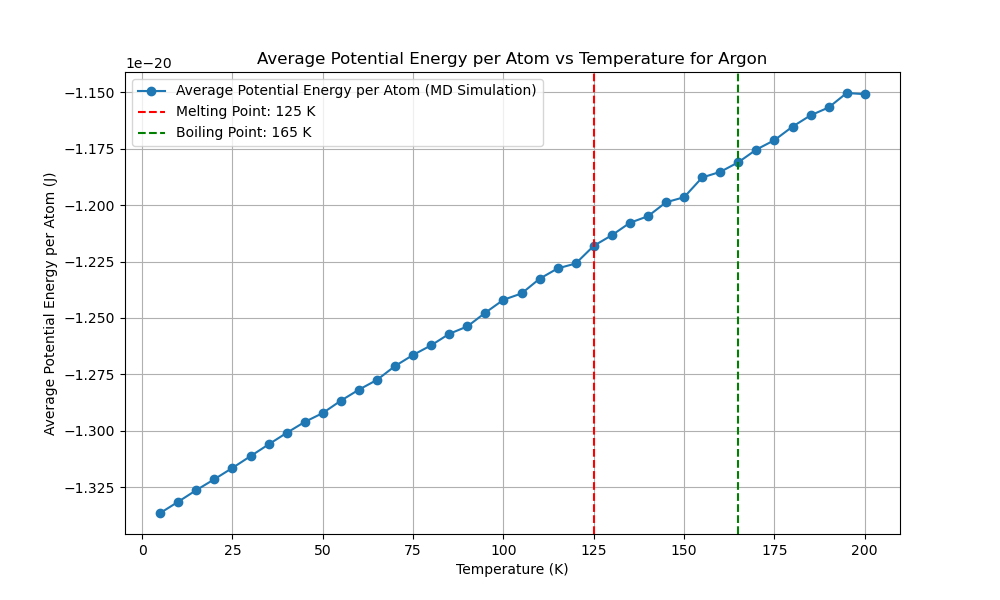

The Python source for this figure:
import numpy as np
import matplotlib.pyplot as plt
from scipy.optimize import minimize
from multiprocessing import Pool
import time
from reportlab.lib.pagesizes import letter
from reportlab.pdfgen import canvas
from tqdm import tqdm
from numba import njit, prange
import logging
import os

# Get the directory of the current script
script_dir = os.path.dirname(os.path.abspath(__file__))
script_base_name = os.path.splitext(os.path.basename(__file__))[0]

# Set up logging with the script's base name and directory
log_file_path = os.path.join(script_dir, f'{script_base_name}.log')
logging.basicConfig(filename=log_file_path, 
            level=logging.INFO, format='%(asctime)s:%(levelname)s:%(message)s')

EPSILON = 1.654017502e-21  
SIGMA = 3.405e-10  
MASS = 6.63e-26  
K_B = 1.38e-23 

def create_fcc_lattice(a, n):
    """Create an FCC lattice."""
    base = np.array([[0, 0, 0],
                     [0.5, 0.5, 0], [0.5, 0, 0.5], [0, 0.5, 0.5]])
    positions = np.zeros((n**3 * 4, 3))
    index = 0
    for x in range(n):
        for y in range(n):
            for z in range(n):
                offset = np.array([x, y, z])
                for b in base:
                    positions[index] = (offset + b) * a
                    index += 1
    return positions

@njit
def lennard_jones(r2):
    """Calculate the Lennard-Jones potential and force."""
    r6 = (SIGMA ** 2 / r2) ** 3
    r12 = r6 ** 2
    potential = 4 * EPSILON * (r12 - r6)
    force = 24 * EPSILON * (2 * r12 - r6) / r2
    return potential, force

@njit
def apply_pbc(position, box_length):
    """Apply periodic boundary conditions."""
    return position - box_length * np.round(position / box_length)

@njit
def custom_norm(arr, axis=1):
    """Compute the norm along a specified axis."""
    if axis == 1:
        return np.sqrt(np.sum(arr**2, axis=1))
    elif axis == 0:
        return np.sqrt(np.sum(arr**2, axis=0))
    else:
        raise ValueError("Invalid axis")

@njit(parallel=True)
def compute_forces(positions, box_length):
    """Compute forces using Lennard-Jones potential with PBC."""
    N = len(positions)
    forces = np.zeros_like(positions)
    potential_energy = 0.0

    for i in prange(N):
        for j in range(i + 1, N):
            r_vec = apply_pbc(positions[i] - positions[j], box_length)
            r2 = np.dot(r_vec, r_vec)
            if r2 < (3 * SIGMA) ** 2:
                potential, force = lennard_jones(r2)
                f = force * r_vec
                forces[i] += f
                forces[j] -= f
                potential_energy += potential
                
    return forces, potential_energy

@njit
def velocity_verlet_adaptive(positions,
            velocities, forces, dt, box_length, max_force_threshold=1e-12):
    """Velocity-Verlet integration with adaptive time step."""
    new_positions = positions + velocities * dt + 0.5 * forces * dt**2 / MASS
    new_positions = apply_pbc(new_positions, box_length)
    new_forces, _ = compute_forces(new_positions, box_length)
    max_force = np.max(custom_norm(new_forces, axis=1))
    
    if max_force > max_force_threshold:
        dt = max(0.9 * dt * (max_force_threshold / max_force)**0.5, 1e-16)
    
    new_velocities = velocities + 0.5 * (forces + new_forces) * dt / MASS
    return new_positions, new_velocities, new_forces, dt

@njit
def standard_verlet_adaptive(positions,
    velocities, forces, dt, box_length, max_force_threshold=1e-12):
    """Standard Verlet integration with adaptive time step."""
    new_positions = positions + velocities * dt + 0.5 * forces * dt**2 / MASS
    new_positions = apply_pbc(new_positions, box_length)
    new_forces, _ = compute_forces(new_positions, box_length)
    max_force = np.max(custom_norm(new_forces, axis=1))

    if max_force > max_force_threshold:
        dt = max(0.9 * dt * (max_force_threshold / max_force)**0.5, 1e-16)

    new_velocities = velocities + new_forces * dt / MASS
    return new_positions, new_velocities, new_forces, dt

@njit
def leapfrog_verlet_adaptive(positions,
    velocities, forces, dt, box_length, max_force_threshold=1e-12):
    """Leapfrog Verlet integration with adaptive time step."""
    half_dt = 0.5 * dt
    velocities_half = velocities + forces * half_dt / MASS
    new_positions = positions + velocities_half * dt
    new_positions = apply_pbc(new_positions, box_length)
    new_forces, _ = compute_forces(new_positions, box_length)
    max_force = np.max(custom_norm(new_forces, axis=1))

    if max_force > max_force_threshold:
        dt = max(0.9 * dt * (max_force_threshold / max_force)**0.5, 1e-16)

    new_velocities = velocities_half + new_forces * half_dt / MASS
    return new_positions, new_velocities, new_forces, dt

def adaptive_equilibration(positions, velocities, forces, dt, box_length,
       verlet_algorithm, initial_equilibration_window=150,
   initial_threshold=8.5e-22, min_threshold=3e-24,
   max_threshold=5e-21, max_steps=5000):
    
    
    """Perform adaptive equilibration with dynamic threshold and window adjustment."""
    equilibration_steps = 0
    recent_potential_energies = []
    forces, _ = compute_forces(positions, box_length)
    threshold = initial_threshold
    equilibration_window = initial_equilibration_window
    with tqdm(total=equilibration_window, desc="Equilibration") as pbar:
        while equilibration_steps < max_steps:
            positions, velocities, forces, dt = verlet_algorithm(positions,
                velocities, forces, dt, box_length)
            _, potential_energy = compute_forces(positions, box_length)
            recent_potential_energies.append(potential_energy)
            if len(recent_potential_energies) > equilibration_window:
                recent_potential_energies.pop(0)
                mean_potential_energy = np.mean(recent_potential_energies)
                std_potential_energy = np.std(recent_potential_energies)
                logging.info(f" ((len(recent_p_energies) > equiwindow)) STD:  {std_potential_energy:.5e} , MEAN: {mean_potential_energy:.5e}")
                # Dynamically adjust the threshold based on the standard deviation
                if std_potential_energy > threshold:
                    # threshold = min(threshold * 1.1, max_threshold)
                    threshold = max(threshold * 0.9, min_threshold)
                    equilibration_window = int(equilibration_window * 1.1)
                    
                    
            
                    
                    
                    
                    logging.info(f" ((std_potential_energy > threshold)) threshold:  {threshold:.5e} , MEAN: {mean_potential_energy:.5e}")
                else:
                    # threshold = max(threshold * 0.9, min_threshold)
                    threshold = min(threshold * 1.1, max_threshold)
                    
                    
            
                    
                    
                    logging.info(f" ((std_potential_energy < threshold)) threshold:  {threshold:.5e} , MEAN: {mean_potential_energy:.5e}")
                
                if std_potential_energy < threshold and np.abs(potential_energy - mean_potential_energy) < threshold:
                    logging.info(f"Equilibration completed in {equilibration_steps} steps with dt={dt:.2e}")
                    break
                pbar.update(1)
            equilibration_steps += 1
            if equilibration_steps % 1000 == 0:
                logging.info(f"Step {equilibration_steps}: Potential Energy = {potential_energy:.5e}, dt = {dt:.2e}")
    return positions, velocities, forces, dt, equilibration_steps

def run_md_for_temperature(T, seed, verlet_algorithm,
                           dt, sampling_steps=60000):
    """Run MD simulation for a single temperature using the specified Verlet algorithm."""
    np.random.seed(seed)
    a = 5.26e-10  # Initial guess for the lattice parameter
    n = 3  # Number of unit cells in each dimension
    positions = create_fcc_lattice(a, n)
    box_length = n * a  # Length of the simulation box
    N = len(positions)
    
    # Initialize velocities for 5K
    velocities = np.random.randn(N, 3) * np.sqrt(K_B * 5 / MASS)
    forces, _ = compute_forces(positions, box_length)

    # Rescale velocities to the desired temperature
    current_temperature = np.sum(MASS * np.sum(velocities**2, axis=1)) / (3 * N * K_B)
    scale_factor = np.sqrt(T / current_temperature)
    velocities *= scale_factor

    # Adaptive equilibration
    positions, velocities, forces, dt, equilibration_steps = adaptive_equilibration(
        positions, velocities, forces,
        dt, box_length, verlet_algorithm)

    logging.info(f"Equilibration steps: {equilibration_steps}")

    print(f"Equilibration steps: {equilibration_steps}")

    potential_energy = 0
    initial_total_energy = 0
    count = 0
    total_energy_drift = 0

    with tqdm(total=sampling_steps, desc="Progress") as pbar:
        potential_energy = 0
        count = 0
        total_energy_drift = 0
        initial_total_energy = None
    
        for step in range(sampling_steps):
            positions, velocities, forces, dt = verlet_algorithm(
                positions, velocities, forces, dt, box_length
            )
            kinetic_energy = 0.5 * MASS * np.sum(velocities**2)
            _, potential_energy_step = compute_forces(positions, box_length)
            total_energy = kinetic_energy + potential_energy_step
            potential_energy += potential_energy_step
    
            if step == 0:
                initial_total_energy = total_energy
    
            total_energy_drift += abs(total_energy - initial_total_energy)
            count += 1
            pbar.update(1)
            if step % 1000 == 0:
                logging.info(f"Step {step}: Kinetic Energy = {kinetic_energy:.5e}, Potential Energy = {potential_energy_step:.5e}, Total Energy = {total_energy:.5e}")
        
        average_potential_energy = potential_energy / count / N  
        energy_drift = total_energy_drift / count
    
    return dt, average_potential_energy, energy_drift

def potential_energy_for_lattice(a):
    """Calculate potential energy for a given lattice parameter."""
    positions = create_fcc_lattice(a, 3)
    box_length = 3 * a
    _, potential_energy = compute_forces(positions, box_length)
    return potential_energy

def optimize_lattice_parameter():
    """Optimize the lattice parameter."""
    initial_guesses = np.linspace(4.5e-10, 6e-10, 500)
    results = [minimize(potential_energy_for_lattice,
                        [guess], bounds=[(4.5e-10, 6e-10)]) for
               guess in initial_guesses]
    best_result = min(results, key=lambda x: x.fun)
    return best_result.x[0]

def test_time_steps(T, seed, verlet_algorithm,
                    time_steps, sampling_steps=60000):
    """Test different time steps."""
    with Pool(16) as pool:
        args = [(T, seed, verlet_algorithm,
                 dt, sampling_steps) for dt in time_steps]
        results = pool.starmap(run_md_for_temperature, args)
    return results

def run_preliminary_steps_parallel(temperatures, seeds,
                   verlet_algorithms, algorithm_names, 
               time_steps, preliminary_steps):
    """Run preliminary steps sequentially."""
    results = []
    for alg in verlet_algorithms:
        alg_results = []
        for T, seed, dt in zip(temperatures, seeds, time_steps):
            result = run_md_for_temperature(T, seed, alg,
                                            dt, preliminary_steps)
            alg_results.append(result)
        results.append(alg_results)
    
    potential_energies_per_algorithm = []
    energy_drifts_per_algorithm = []
    best_time_steps = []

    for i, alg_results in enumerate(results):
        if len(alg_results) == 0:
            print(f"No results for algorithm {algorithm_names[i]}")  
            logging.warning(f"No results for algorithm {algorithm_names[i]}")
            
            continue
        potential_energies = [res[1] for res in alg_results]
        energy_drifts = [res[2] for res in alg_results]
        best_time_step = time_steps[np.argmin([res[2] for res in alg_results])]
        
        potential_energies_per_algorithm.append(np.mean(potential_energies))
        energy_drifts_per_algorithm.append(np.mean(energy_drifts))
        best_time_steps.append(best_time_step)
    
    return potential_energies_per_algorithm, energy_drifts_per_algorithm, best_time_steps

def find_best_sampling_steps(T, seed, verlet_algorithm,
                time_step, sampling_step_range):
    """Find the best sampling steps."""
    results = []
    for sampling_steps in sampling_step_range:
        dt, potential_energy, energy_drift = run_md_for_temperature(T, seed,
                            verlet_algorithm, time_step, sampling_steps)
        results.append((sampling_steps, potential_energy, energy_drift))
    return results

def generate_pdf_report(melting_point, boiling_point, a_opt, temperatures, potential_energies, runtime, best_algorithm_name, best_time_step, reason):
    """Generate a PDF report."""
    script_base_name = os.path.splitext(os.path.basename(__file__))[0]
    filename = os.path.join(script_dir, f"{script_base_name}.pdf")
    plot_filename = os.path.join(script_dir, f"{script_base_name}.png")

    c = canvas.Canvas(filename, pagesize=letter)
    width, height = letter

    c.drawString(50, height - 50, "Molecular Dynamics Simulation Report")
    c.drawString(50, height - 70, f"Optimized Lattice Parameter: {a_opt:.4e} m")
    c.drawString(50, height - 90, f"Melting Point: {melting_point} K")
    c.drawString(50, height - 110, f"Boiling Point: {boiling_point} K")
    c.drawString(50, height - 130, f"Total Runtime: {runtime:.2f} seconds")
    c.drawString(50, height - 150, f"Best Verlet Algorithm: {best_algorithm_name}")
    c.drawString(50, height - 170, f"Best Time Step: {best_time_step:.2e} s")

    reason_text = f"Reason: {reason}"
    max_chars_per_line = 78
    wrapped_reason = "\n".join([reason_text[i:i + max_chars_per_line] for i in range(0, len(reason_text), max_chars_per_line)])
    text_lines = wrapped_reason.split('\n')
    for i, line in enumerate(text_lines):
        c.drawString(50, height - 190 - i * 20, line)

    # Plot and save the temperature vs potential energy graph
    plt.figure(figsize=(10, 6))
    plt.plot(temperatures, potential_energies, marker='o', linestyle='-', label='Average Potential Energy per Atom (MD Simulation)')
    plt.xlabel('Temperature (K)')
    plt.ylabel('Average Potential Energy per Atom (J)')
    plt.title('Average Potential Energy per Atom vs Temperature for Argon')
    plt.axvline(melting_point, color='r', linestyle='--', label=f'Melting Point: {melting_point} K')
    plt.axvline(boiling_point, color='g', linestyle='--', label=f'Boiling Point: {boiling_point} K')
    plt.legend()
    plt.grid(True)
    plt.savefig(plot_filename)  # Save the plot
    plt.close()

    # Ensure the image file exists before attempting to draw it
    try:
        c.drawImage(plot_filename, 50, 200, width=500, height=300)
    except FileNotFoundError:
        logging.error(f"File {plot_filename} not found. Skipping image in the PDF report.")

    c.save()

def main():
    """Main function to run the MD simulation."""
    start_time = time.time()

    a_opt = optimize_lattice_parameter()
    print(f"Optimized lattice parameter: {a_opt}")
    logging.info(f"Optimized lattice parameter: {a_opt}")

    temperatures = np.arange(5, 205, 5)
    preliminary_temperatures = np.arange(60, 105, 5)

    time_steps = [
        1e-15
        ,5e-16,5e-15,1e-14
        ]

    seeds = np.random.randint(0, 10000, len(temperatures))
    preliminary_seeds = np.random.randint(0, 10000, len(preliminary_temperatures))

    verlet_algorithms = [
        velocity_verlet_adaptive,
        standard_verlet_adaptive,
        leapfrog_verlet_adaptive
    ]
    algorithm_names = [
        "Velocity-Verlet (Adaptive)",
        "Standard Verlet (Adaptive)",
        "Leapfrog Verlet (Adaptive)"
    ]

    preliminary_steps = 2000
    potential_energies_per_algorithm, energy_drifts_per_algorithm, best_time_steps = run_preliminary_steps_parallel(
        preliminary_temperatures,
        preliminary_seeds,
        verlet_algorithms,
        algorithm_names, time_steps, preliminary_steps)

    if not potential_energies_per_algorithm or not energy_drifts_per_algorithm or not best_time_steps:
        print("Error: No valid preliminary results obtained.")
        logging.error("No valid preliminary results obtained.")
        return

    best_algorithm_index = np.argmin([pe + ed for pe, ed in zip(potential_energies_per_algorithm,
                                        energy_drifts_per_algorithm)])
    best_verlet_algorithm = verlet_algorithms[best_algorithm_index]
    best_algorithm_name = algorithm_names[best_algorithm_index]
    best_time_step = best_time_steps[best_algorithm_index]
    reason = (f"Lowest average potential energy ({potential_energies_per_algorithm[best_algorithm_index]:.2e} J) "
              f"and minimal energy drift ({energy_drifts_per_algorithm[best_algorithm_index]:.2e} J) "
              f"during preliminary simulation.")
    print(f"Best Verlet algorithm: {best_algorithm_name}")
    print(f"Best time step: {best_time_step}")

    sampling_step_range = [10000, 15000, 20000, 40000, 60000, 80000]
    sampling_results = find_best_sampling_steps(temperatures[0],
        seeds[0], best_verlet_algorithm, best_time_step,
        sampling_step_range)

    for sampling_steps, potential_energy, energy_drift in sampling_results:
        print(f"Sampling steps: {sampling_steps}, Potential energy: {potential_energy:.2e} J, Energy drift: {energy_drift:.2e} J")
        logging.info(f"Sampling steps: {sampling_steps}, Potential energy: {potential_energy:.2e} J, Energy drift: {energy_drift:.2e} J")

    best_sampling_steps = min(sampling_results, key=lambda x: x[2])[0]
    print(f"Best sampling steps: {best_sampling_steps}")
    logging.info(f"Best sampling steps: {best_sampling_steps}")

    with Pool(16) as pool:
        results = pool.starmap(run_md_for_temperature, [(T, seed,
                             best_verlet_algorithm, best_time_step,
                 best_sampling_steps) for T, seed in zip(temperatures, seeds)])

    dts, potential_energies, energy_drifts = zip(*results)

    end_time = time.time()
    runtime = end_time - start_time
    print(f"Runtime: {runtime:.2f} seconds")

    first_derivative = np.gradient(potential_energies, temperatures)
    second_derivative = np.gradient(first_derivative, temperatures)

    plt.figure(figsize=(10, 6))
    plt.plot(temperatures, potential_energies, marker='o', linestyle='-',
         label='Average Potential Energy (MD Simulation)')
    plt.xlabel('Temperature (K)')
    plt.ylabel('Average Potential Energy (J)')
    plt.title('Average Potential Energy vs Temperature for Argon')
    plt.legend()
    plt.grid(True)

    melting_point = temperatures[np.argmax(first_derivative)]

    post_melting_temperatures = temperatures[temperatures > melting_point]
    post_melting_second_derivative = second_derivative[temperatures > melting_point]

    if post_melting_temperatures.size > 0 and post_melting_second_derivative.size > 0:
        boiling_point = post_melting_temperatures[np.argmax(post_melting_second_derivative)]
    else:
        boiling_point = None
        logging.warning("No boiling point found due to empty post-melting temperature or second derivative.")

    plt.axvline(melting_point, color='r', linestyle='--',
                label=f'Melting Point: {melting_point} K')
    if boiling_point:
        plt.axvline(boiling_point, color='g', linestyle='--',
                    label=f'Boiling Point: {boiling_point} K')
    plt.legend()
    plt.show()

    generate_pdf_report(melting_point, boiling_point,
            a_opt, temperatures, potential_energies, runtime,
            best_algorithm_name, best_time_step, reason)

if __name__ == "__main__":
    main()
